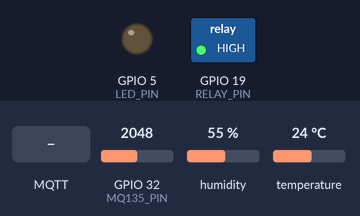
The sketch below on a simulated ESP32. On the bench: switched loads named in the sketch (green lamp = pin HIGH), output pins drawn as LEDs (lit = HIGH). Inputs (shaded band) come from the test bench; at power-on: GPIO 32 (MQ135_PIN) = 2048, humidity 55 %, temperature 24 °C. WiFi joins after 1.5 s; servers stay silent unless stated; the local clock reads 2024-03-15 10:24:30 at power-on unless the sketch sets it; no MQTT or app messages arrive unless stated; what the sketch prints to the serial monitor is not drawn.

Above: at 2.9 s.
3.0 s: MQTT message "1" arrives on the third subscribed topic
At 4.7 s:
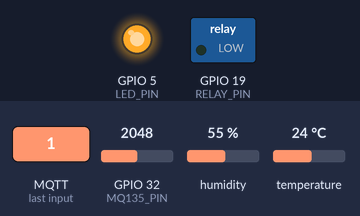
5.3 s: GPIO 32 (MQ135_PIN) set to 2376
6.8 s: GPIO 32 (MQ135_PIN) set to 2462
Timing chart, 0 to 9.8 s (numbered marks = the images above; inputs shaded):
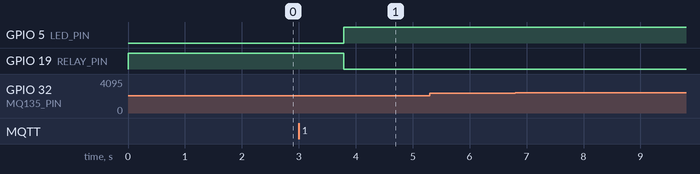

The sketch:

proyecto-aire.ino
```cpp
#include "DHT.h"
#include <MHZ19.h>
#include <HardwareSerial.h>
#include <WiFi.h>
#include <PubSubClient.h>
#include <ArduinoJson.h>
#include <time.h>

// Pines de sensores
#define DHTPIN 4
#define MQ135_PIN 32
#define LED_PIN 5         // LED fijo (indicador)
#define RELAY_PIN 19        // Pin del relé para el ventilador


int TEMP_UMBRAL = 35;    // Temperatura en °C
int MQ135_UMBRAL = 300;  // Valor crudo MQ135

unsigned long ultimoChequeo = 0;
unsigned long intervaloChequeo = 15000; // 2 minutos en milisegundos
unsigned long intervaloLoop = 2000; // Intervalo de loop en milisegundos


// definimos macro para indicar función y línea de código en los mensajes
#define DEBUG_STRING "["+String(__FUNCTION__)+"():"+String(__LINE__)+"]   "

// Tipo de sensor DHT
#define DHTTYPE DHT11
DHT dht(DHTPIN, DHTTYPE);

WiFiClient wClient;
PubSubClient mqtt_client(wClient);

// WiFi credentials
const String ssid = "";
const String password = "";

// MQTT credentials and server
const String mqtt_server = "35.195.41.101";
//const String mqtt_user = "IOT9";
//const String mqtt_pass = "uFEVF1rL";

String PLACA_ID = "ESP32-IOT-0001";
String DEVICE_ID = "SENSOR-0001";

// MQTT Pub topics
String topic_PUB_conexion = "sensor/conexion/status";
String topic_PUB_datos = "sensor/data";
String topic_PUB_actuator_status = "sensor/actuator/status";
// MQTT Sub topics
String topic_SUB_fan = "sensor/"+ DEVICE_ID + "/actuator/fan/cmd";
String topic_SUB_light = "sensor/"+ DEVICE_ID + "/actuator/light/cmd";
String topic_SUB_config = "sensor/" + DEVICE_ID + "/config";

// Función para interpretar calidad del aire (MQ135)
String interpretarCalidad(int valor) {
  if (valor <= 200) return "Excelente";
  else if (valor <= 533) return "Aceptable";
  else if (valor <= 800) return "Mala";
  else return "Muy mala";
}

void conectaWifi() {
  Serial.println(DEBUG_STRING+"Connecting to " + ssid);

  WiFi.mode(WIFI_STA);
  WiFi.begin(ssid, password);

  while (WiFi.status() != WL_CONNECTED) {
    delay(200);
    Serial.print(".");
  }
  Serial.println();
  Serial.println(DEBUG_STRING+"WiFi connected, IP address: " + WiFi.localIP().toString());
}

void conectaMQTT() {
  // Loop until we're reconnected
  while (!mqtt_client.connected()) {
    Serial.print("Attempting MQTT connection...");

    // Attempt to connect and set the Last Will Message (LWM) in the topic sensor/conexion/status
    // The LWM will be sent if the device disconnects unexpectedly
    String mensaje = getConexionStatus("OFF");

    if (mqtt_client.connect(DEVICE_ID.c_str(), NULL, NULL, topic_PUB_conexion.c_str(), 0, true, mensaje.c_str())){
      Serial.println(DEVICE_ID + " conectado a MQTT Broker!");

      // Publish a connection message
      publishConexion();

      // Topic subscriptions
      mqtt_client.subscribe(topic_SUB_fan.c_str());
      mqtt_client.subscribe(topic_SUB_light.c_str());
      mqtt_client.subscribe(topic_SUB_config.c_str());
    } else {
      // Wait 5 seconds before retrying
      Serial.print("ERROR: ");
      Serial.println(mqtt_client.state());
      Serial.println("Retrying in 5s...");
      delay(5000);
    }
  }
}

String getConexionStatus(String status) {
  JsonDocument doc;
  String mensaje;
  doc["device_id"] = DEVICE_ID;
  doc["placa_id"] = PLACA_ID;
  doc["status"] = status;

  // Objeto anidado para WiFi
  JsonObject network_info = doc.createNestedObject("network_info");
  network_info["ip"] = WiFi.localIP().toString();
  network_info["mac"] = WiFi.macAddress();
  network_info["rssi"] = WiFi.RSSI();
  network_info["ssid"] = WiFi.SSID();
  serializeJson(doc, mensaje);

  return mensaje;
}

void publishConexion() {
  String mensaje = getConexionStatus("ON");

  Serial.println();
  Serial.println(DEBUG_STRING+"Topic   : "+ topic_PUB_conexion);
  Serial.println(DEBUG_STRING+"Payload : "+ mensaje);
  mqtt_client.publish(topic_PUB_conexion.c_str(), mensaje.c_str());
}

void procesaMensaje(char* topic, byte* payload, unsigned int length) {
  // Save the message received
  String mensaje=""; // mejor String que el buffer de bytes
  for(int i=0; i<length; i++) mensaje+= (char)payload[i];
  Serial.println();
  Serial.println(DEBUG_STRING+"Mensaje recibido ["+ String(topic) +"] \"" + mensaje + "\" "+String(length)+" bytes" );

  JsonDocument jsonDocument;
  DeserializationError error = deserializeJson(jsonDocument, mensaje);

  if (error) {
    Serial.print(("JSON deserialization failed: "));
    Serial.println(error.f_str());
    return;
  }

  String dataStr = jsonDocument["data"];
  JsonDocument dataDoc;
  error = deserializeJson(dataDoc, dataStr);
  if (error) {
    Serial.print("JSON deserialization (data) failed: ");
    Serial.println(error.f_str());
    return;
  }


  if(String(topic) == topic_SUB_fan) {
    String status = dataDoc["command"];
    Serial.println(status);
    bool encendidoHigh = (status=="ON");

    if(encendidoHigh) {
      Serial.println(DEBUG_STRING+"Encendiendo ventilador");
      digitalWrite(RELAY_PIN, LOW);  // Enciende el ventilador
    } else {
      Serial.println(DEBUG_STRING+"Apagando ventilador");
      digitalWrite(RELAY_PIN, HIGH); // Apaga el ventilador
    }

    // Publish the confirmation that the ACTUATOR status is changed
    publishActuatorStatus(encendidoHigh, "fan");
  }

  if(String(topic) == topic_SUB_light) {
    String status = dataDoc["command"];
    Serial.println(status);
    bool encendidoHigh = (status=="ON");

    if(encendidoHigh) {
      Serial.println(DEBUG_STRING+"Encendiendo Led");
      digitalWrite(LED_PIN, HIGH); // Enciende el led
    } else {
      Serial.println(DEBUG_STRING+"Apagando Led");
      digitalWrite(LED_PIN, LOW); // Apaga el led
    }

    // Publish the confirmation that the ACTUATOR status is changed
    publishActuatorStatus(encendidoHigh, "light");
  }

  if(String(topic) == topic_SUB_config) {
    Serial.println(DEBUG_STRING+"Configurando parámetros del sensor...");
    unsigned long data_sending_interval = dataDoc["data_sending_interval"];
    unsigned long check_threshold_interval = dataDoc["check_threshold_interval"];
    int temp_threshold_max = dataDoc["temp_threshold_max"];
    int ppm_threshold_max = dataDoc["ppm_threshold_max"];

    TEMP_UMBRAL = temp_threshold_max;
    MQ135_UMBRAL = ppm_threshold_max;
    intervaloChequeo = check_threshold_interval; // Convertir a milisegundos
    intervaloLoop = data_sending_interval; // Convertir a milisegundos
  }
}

void publishActuatorStatus(bool status, String type) {
  JsonDocument doc;
  String mensaje;

  time_t now;
  time(&now);

  doc["device_id"] = DEVICE_ID;
  doc["actuator_type"] = type;
  doc["status"] = status;
  doc["timestamp"] = now;
  serializeJson(doc, mensaje);

  Serial.println();
  Serial.println(DEBUG_STRING+"Topic   : "+ topic_PUB_actuator_status);
  Serial.println(DEBUG_STRING+"Payload : "+ mensaje);
  mqtt_client.publish(topic_PUB_actuator_status.c_str(), mensaje.c_str());

}

void setup() {
  Serial.begin(115200);  // Monitor serie
  Serial.println("Empieza setup...");

  configTime(0, 0, "pool.ntp.org");

  dht.begin();
  pinMode(MQ135_PIN, INPUT);
  pinMode(LED_PIN, OUTPUT);
  pinMode(RELAY_PIN, OUTPUT);

  // Asegurar que están apagados al iniciar
  digitalWrite(LED_PIN, LOW);
  digitalWrite(RELAY_PIN, HIGH);

  conectaWifi();

  mqtt_client.setServer(mqtt_server.c_str(), 1883);
  mqtt_client.setBufferSize(512);
  mqtt_client.setCallback(procesaMensaje);

  conectaMQTT();

  Serial.println("Identificador placa: " + PLACA_ID);
  Serial.println("Topic publicacion: " + topic_PUB_conexion);
  Serial.println("Topic publicacion: " + topic_PUB_datos );
  Serial.println("Topic publicacion: " + topic_PUB_actuator_status );
  Serial.println("Topic subscripcion : " + topic_SUB_fan);
  Serial.println("Topic subscripcion : " + topic_SUB_light);

  Serial.println("Sistema de monitoreo ambiental iniciado");
}


void loop() {
  mqtt_client.loop();

  float h = dht.readHumidity();
  float t = dht.readTemperature();

  if (isnan(h) || isnan(t)) {
    Serial.println("Error al leer del sensor DHT11");
    return;
  }

  int gasRaw = analogRead(MQ135_PIN);
  int ppm = map(gasRaw, 0, 3000, 0, 1000);
  float gasPercent = (gasRaw / 4095.0) * 100.0;
  String calidadTexto = interpretarCalidad(ppm);

  // Mostrar datos en el monitor serie
  Serial.print("Humedad: ");
  Serial.print(h);
  Serial.print(" %\tTemperatura: ");
  Serial.print(t);
  Serial.print(" °C\t");

  Serial.print("MQ135: ");
  Serial.print(gasRaw);
  Serial.print(" | ");
  Serial.print("ppm: ");
  Serial.print(ppm);
  Serial.print(" | ");
  Serial.print(gasPercent, 1);
  Serial.print(" % | Estado: ");
  Serial.print(calidadTexto);
  Serial.print("\t");

  // Build the json message for sending the data
  JsonDocument docDatos;
  time_t now;
  time(&now);

  docDatos["device_id"] = DEVICE_ID;
  docDatos["temperature"] = t;
  docDatos["humidity"] = h;
  docDatos["ppm"] = ppm;
  docDatos["timestamp"] = now;

  String mensajeDatos;
  serializeJson(docDatos, mensajeDatos);

  // Publish data and connection status
  Serial.println();
  Serial.println(DEBUG_STRING+"Topic   : "+ topic_PUB_datos);
  Serial.println(DEBUG_STRING+"Payload : "+ mensajeDatos);
  mqtt_client.publish(topic_PUB_datos.c_str(), mensajeDatos.c_str());

  // Activar relé y LED si se supera algún umbral
  // Validar umbrales cada 2 minutos
  if (millis() - ultimoChequeo >= intervaloChequeo) {
    ultimoChequeo = millis();
    Serial.println(DEBUG_STRING+"Chequeando condiciones ambientales...");
    if (t > TEMP_UMBRAL || gasRaw > MQ135_UMBRAL) {
      digitalWrite(RELAY_PIN, LOW);   // Enciende ventilador
      digitalWrite(LED_PIN, HIGH);     // Enciende LED
      Serial.println("Ventilador activado");
      publishActuatorStatus(true, "fan"); // Publica estado del ventilador
      publishActuatorStatus(true, "light"); // Publica estado del LED
    } else {
      digitalWrite(RELAY_PIN, HIGH);    // Apaga ventilador
      digitalWrite(LED_PIN, LOW);      // Apaga LED
      Serial.println("Condiciones normales");
      publishActuatorStatus(false, "fan"); // Publica estado del ventilador
      publishActuatorStatus(false, "light"); // Publica estado del LED
    }
  }

  delay(intervaloLoop);
}
```

Measured:
- after the input at 3.0 s, GPIO 5 (LED_PIN): LOW → HIGH after 0.79 s; GPIO 19 (RELAY_PIN): HIGH → LOW after 0.79 s
- after the input at 5.3 s, every drawn part: stays the same
- after the input at 6.8 s, every drawn part: stays the same
